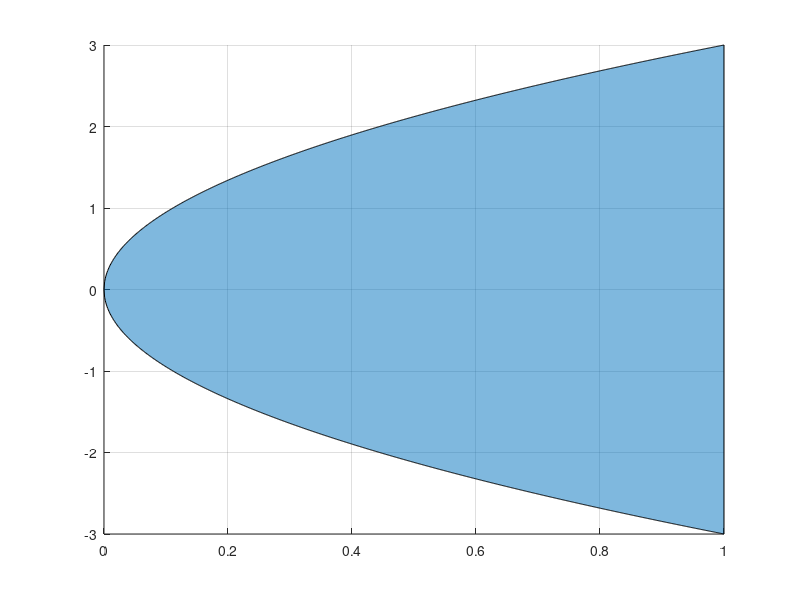

This chart was generated by the following MATLAB code: (Note: this script raises an error after producing the figure.)
%% Задание 1 (а)
t0 = 0;
t1 = 1;
x0 = 0;
x1 = randn(1);
alpha = 0.3;
eps = 0.0001;

figure, hold on, grid on;
% Доверительный интервал
object = fill(                                                 ...
              [0:0.001:1, fliplr(0:0.001:1)],                  ...
              [3*sqrt(0:0.001:1), fliplr(-3*sqrt(0:0.001:1))], ...
              [0    0.4470    0.7410],                         ... 
              'FaceAlpha', 0.5                                 ...
         );


[xs, times] = weiner(t0, t1, x0, x1, alpha, eps);
plot(times, xs, '.');

xlabel('t',    'interpreter', 'latex');
ylabel('W(t)', 'interpreter', 'latex');
legend([object], ' Доверительный интервал');
clear
%% Задание 1 (б)
t0 = 0;
t1 = 1;
x0 = 0;
alpha = 0.3;
eps = 0.0001;

figure, hold on, grid on;

% Доверительный интервал
object = fill(                                                 ...
              [0:0.001:1, fliplr(0:0.001:1)],                  ...
              [3*sqrt(0:0.001:1), fliplr(-3*sqrt(0:0.001:1))], ...
              [0    0.4470    0.7410],                         ... 
              'FaceAlpha', 0.5                                 ...
         );

for i = 1:50
    x1 = randn(1);
    [xs, times] = weiner(t0, t1, x0, x1, alpha, eps);
    plot(times, xs);
end



xlabel('t',    'interpreter', 'latex')
ylabel('W(t)', 'interpreter', 'latex')
legend([object], ' Доверительный интервал');
clear;

%% Задание 2 (а)
squared_sigma = 3;
lambda = 20;
eps = 0.00001;
t0 = 0;
t1 = 1;

figure, hold on, grid on;

x0 = randn(1) * sqrt(squared_sigma); 
x1 = randn(1) * sqrt(squared_sigma * (1 - exp(-2*lambda*t1))) + x0 * exp(-lambda * t1);

[xs, times] = ornstein_uhlenbeck(t0, t1, x0, x1, squared_sigma, lambda, eps);
    

% Доверительный интервал
top_bound    = x0.*exp(-lambda.*[0:0.001:1]) + 3.*sqrt(squared_sigma.*(1 - exp(-2.*lambda.*[0:0.001:1])));
bottom_bound = x0.*exp(-lambda.*[0:0.001:1]) - 3.*sqrt(squared_sigma.*(1 - exp(-2.*lambda.*[0:0.001:1])));

object = fill(                                    ...
              [0:0.001:1, fliplr(0:0.001:1)],     ...
              [top_bound, fliplr(bottom_bound)],  ...
              [0    0.4470    0.7410],            ... 
              'FaceAlpha', 0.5                    ...
         );

plot(times, xs, '.');     
     
xlabel('t',    'interpreter', 'latex');
ylabel('W(t)', 'interpreter', 'latex');
legend([object], ' Доверительный интервал');

clear;

%% Задание 2 (б)
n = 50;
squared_sigma = 3;
lambda = 20;
eps = 0.001;
t0 = 0;
t1 = 1;

figure, hold on, grid on;

% Доверительный интервал
top_bound    =  3 + 3.*sqrt(squared_sigma.*(1 - exp(-2.*lambda.*[0:0.001:1])));
bottom_bound = -3 - 3.*sqrt(squared_sigma.*(1 - exp(-2.*lambda.*[0:0.001:1])));

object = fill(                                    ...
              [0:0.001:1, fliplr(0:0.001:1)],     ...
              [top_bound, fliplr(bottom_bound)],  ...
              [0    0.4470    0.7410],            ... 
              'FaceAlpha', 0.5                    ...
         );


for i = 1 : n
    x0 = randn(1) * sqrt(squared_sigma); 
    x1 = randn(1) * sqrt(squared_sigma * (1 - exp(-2*lambda*t1))) + x0 * exp(-lambda * t1);

    [xs, times] = ornstein_uhlenbeck(t0, t1, x0, x1, squared_sigma, lambda, eps);
    
    plot(times, xs);
end

xlabel('t',    'interpreter', 'latex');
ylabel('W(t)', 'interpreter', 'latex');
legend([object], ' Доверительный интервал');

clear;
